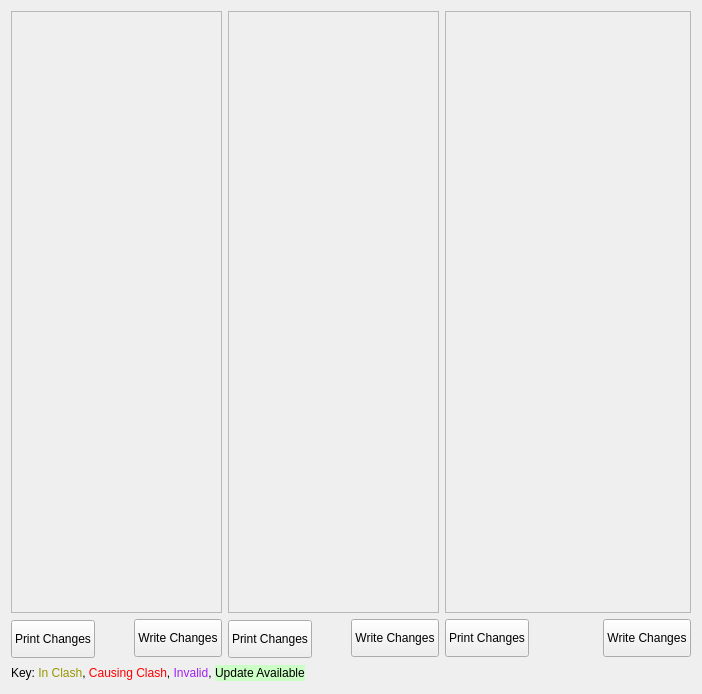
<?xml version="1.0" encoding="UTF-8"?>
<ui version="4.0">
 <class>Form1</class>
 <widget class="QMainWindow" name="Form1">
  <property name="geometry">
   <rect>
    <x>0</x>
    <y>0</y>
    <width>702</width>
    <height>694</height>
   </rect>
  </property>
  <property name="windowTitle">
   <string>Form1</string>
  </property>
  <widget class="QWidget" name="widget">
   <layout class="QGridLayout" name="gridLayout">
    <item row="0" column="0">
     <layout class="QGridLayout" name="_2">
      <item row="1" column="2">
       <widget class="QPushButton" name="originalWrite">
        <property name="minimumSize">
         <size>
          <width>0</width>
          <height>38</height>
         </size>
        </property>
        <property name="text">
         <string>Write Changes</string>
        </property>
       </widget>
      </item>
      <item row="1" column="0">
       <widget class="QPushButton" name="originalPrint">
        <property name="minimumSize">
         <size>
          <width>0</width>
          <height>38</height>
         </size>
        </property>
        <property name="maximumSize">
         <size>
          <width>32767</width>
          <height>36</height>
         </size>
        </property>
        <property name="text">
         <string>Print Changes</string>
        </property>
       </widget>
      </item>
      <item row="0" column="0" colspan="3">
       <widget class="QFrame" name="originalFrame">
        <property name="sizePolicy">
         <sizepolicy hsizetype="Minimum" vsizetype="MinimumExpanding">
          <horstretch>0</horstretch>
          <verstretch>0</verstretch>
         </sizepolicy>
        </property>
        <property name="frameShape">
         <enum>QFrame::StyledPanel</enum>
        </property>
        <property name="frameShadow">
         <enum>QFrame::Raised</enum>
        </property>
       </widget>
      </item>
      <item row="1" column="1">
       <spacer name="spacer1_3">
        <property name="orientation">
         <enum>Qt::Horizontal</enum>
        </property>
        <property name="sizeType">
         <enum>QSizePolicy::Expanding</enum>
        </property>
        <property name="sizeHint" stdset="0">
         <size>
          <width>20</width>
          <height>30</height>
         </size>
        </property>
       </spacer>
      </item>
     </layout>
    </item>
    <item row="0" column="1">
     <layout class="QGridLayout">
      <item row="1" column="2">
       <widget class="QPushButton" name="consistentWrite">
        <property name="minimumSize">
         <size>
          <width>0</width>
          <height>38</height>
         </size>
        </property>
        <property name="text">
         <string>Write Changes</string>
        </property>
       </widget>
      </item>
      <item row="1" column="0">
       <widget class="QPushButton" name="consistentPrint">
        <property name="minimumSize">
         <size>
          <width>0</width>
          <height>38</height>
         </size>
        </property>
        <property name="maximumSize">
         <size>
          <width>32767</width>
          <height>36</height>
         </size>
        </property>
        <property name="text">
         <string>Print Changes</string>
        </property>
       </widget>
      </item>
      <item row="1" column="1">
       <spacer name="spacer1_2">
        <property name="orientation">
         <enum>Qt::Horizontal</enum>
        </property>
        <property name="sizeType">
         <enum>QSizePolicy::Expanding</enum>
        </property>
        <property name="sizeHint" stdset="0">
         <size>
          <width>20</width>
          <height>30</height>
         </size>
        </property>
       </spacer>
      </item>
      <item row="0" column="0" colspan="3">
       <widget class="QFrame" name="consistentFrame">
        <property name="sizePolicy">
         <sizepolicy hsizetype="Minimum" vsizetype="MinimumExpanding">
          <horstretch>0</horstretch>
          <verstretch>0</verstretch>
         </sizepolicy>
        </property>
        <property name="frameShape">
         <enum>QFrame::StyledPanel</enum>
        </property>
        <property name="frameShadow">
         <enum>QFrame::Raised</enum>
        </property>
       </widget>
      </item>
     </layout>
    </item>
    <item row="0" column="2">
     <layout class="QGridLayout">
      <item row="1" column="2">
       <widget class="QPushButton" name="latestWrite">
        <property name="minimumSize">
         <size>
          <width>0</width>
          <height>38</height>
         </size>
        </property>
        <property name="text">
         <string>Write Changes</string>
        </property>
       </widget>
      </item>
      <item row="1" column="0">
       <widget class="QPushButton" name="latestPrint">
        <property name="sizePolicy">
         <sizepolicy hsizetype="MinimumExpanding" vsizetype="Fixed">
          <horstretch>0</horstretch>
          <verstretch>0</verstretch>
         </sizepolicy>
        </property>
        <property name="minimumSize">
         <size>
          <width>0</width>
          <height>38</height>
         </size>
        </property>
        <property name="text">
         <string>Print Changes</string>
        </property>
       </widget>
      </item>
      <item row="1" column="1">
       <spacer name="spacer1">
        <property name="orientation">
         <enum>Qt::Horizontal</enum>
        </property>
        <property name="sizeType">
         <enum>QSizePolicy::Expanding</enum>
        </property>
        <property name="sizeHint" stdset="0">
         <size>
          <width>62</width>
          <height>30</height>
         </size>
        </property>
       </spacer>
      </item>
      <item row="0" column="0" colspan="3">
       <widget class="QFrame" name="latestFrame">
        <property name="sizePolicy">
         <sizepolicy hsizetype="Minimum" vsizetype="MinimumExpanding">
          <horstretch>0</horstretch>
          <verstretch>0</verstretch>
         </sizepolicy>
        </property>
        <property name="frameShape">
         <enum>QFrame::StyledPanel</enum>
        </property>
        <property name="frameShadow">
         <enum>QFrame::Raised</enum>
        </property>
       </widget>
      </item>
     </layout>
    </item>
    <item row="1" column="0" colspan="3">
     <layout class="QHBoxLayout" name="horizontalLayout">
      <property name="spacing">
       <number>0</number>
      </property>
      <item>
       <widget class="QLabel" name="textLabel1">
        <property name="sizePolicy">
         <sizepolicy hsizetype="Minimum" vsizetype="Fixed">
          <horstretch>0</horstretch>
          <verstretch>0</verstretch>
         </sizepolicy>
        </property>
        <property name="minimumSize">
         <size>
          <width>5</width>
          <height>16</height>
         </size>
        </property>
        <property name="maximumSize">
         <size>
          <width>32767</width>
          <height>16</height>
         </size>
        </property>
        <property name="text">
         <string>&lt;html&gt;&lt;head/&gt;&lt;body&gt;&lt;p&gt;Key: &lt;span style=&quot; color:#999600;&quot;&gt;In Clash&lt;/span&gt;, &lt;span style=&quot; color:#ff0000;&quot;&gt;Causing Clash&lt;/span&gt;, &lt;span style=&quot; color:#a020f0;&quot;&gt;Invalid&lt;/span&gt;, &lt;/p&gt;&lt;/body&gt;&lt;/html&gt;</string>
        </property>
        <property name="wordWrap">
         <bool>false</bool>
        </property>
       </widget>
      </item>
      <item>
       <widget class="QLabel" name="textLabel1_2">
        <property name="sizePolicy">
         <sizepolicy hsizetype="Minimum" vsizetype="Fixed">
          <horstretch>0</horstretch>
          <verstretch>0</verstretch>
         </sizepolicy>
        </property>
        <property name="minimumSize">
         <size>
          <width>5</width>
          <height>16</height>
         </size>
        </property>
        <property name="styleSheet">
         <string notr="true">QLabel {background-color: rgb(203,255,197) }</string>
        </property>
        <property name="text">
         <string>Update Available</string>
        </property>
        <property name="wordWrap">
         <bool>false</bool>
        </property>
       </widget>
      </item>
      <item>
       <spacer name="horizontalSpacer">
        <property name="orientation">
         <enum>Qt::Horizontal</enum>
        </property>
        <property name="sizeType">
         <enum>QSizePolicy::MinimumExpanding</enum>
        </property>
        <property name="sizeHint" stdset="0">
         <size>
          <width>40</width>
          <height>20</height>
         </size>
        </property>
       </spacer>
      </item>
     </layout>
    </item>
   </layout>
  </widget>
 </widget>
 <layoutdefault spacing="6" margin="11"/>
 <pixmapfunction>qPixmapFromMimeSource</pixmapfunction>
 <resources/>
 <connections/>
</ui>
